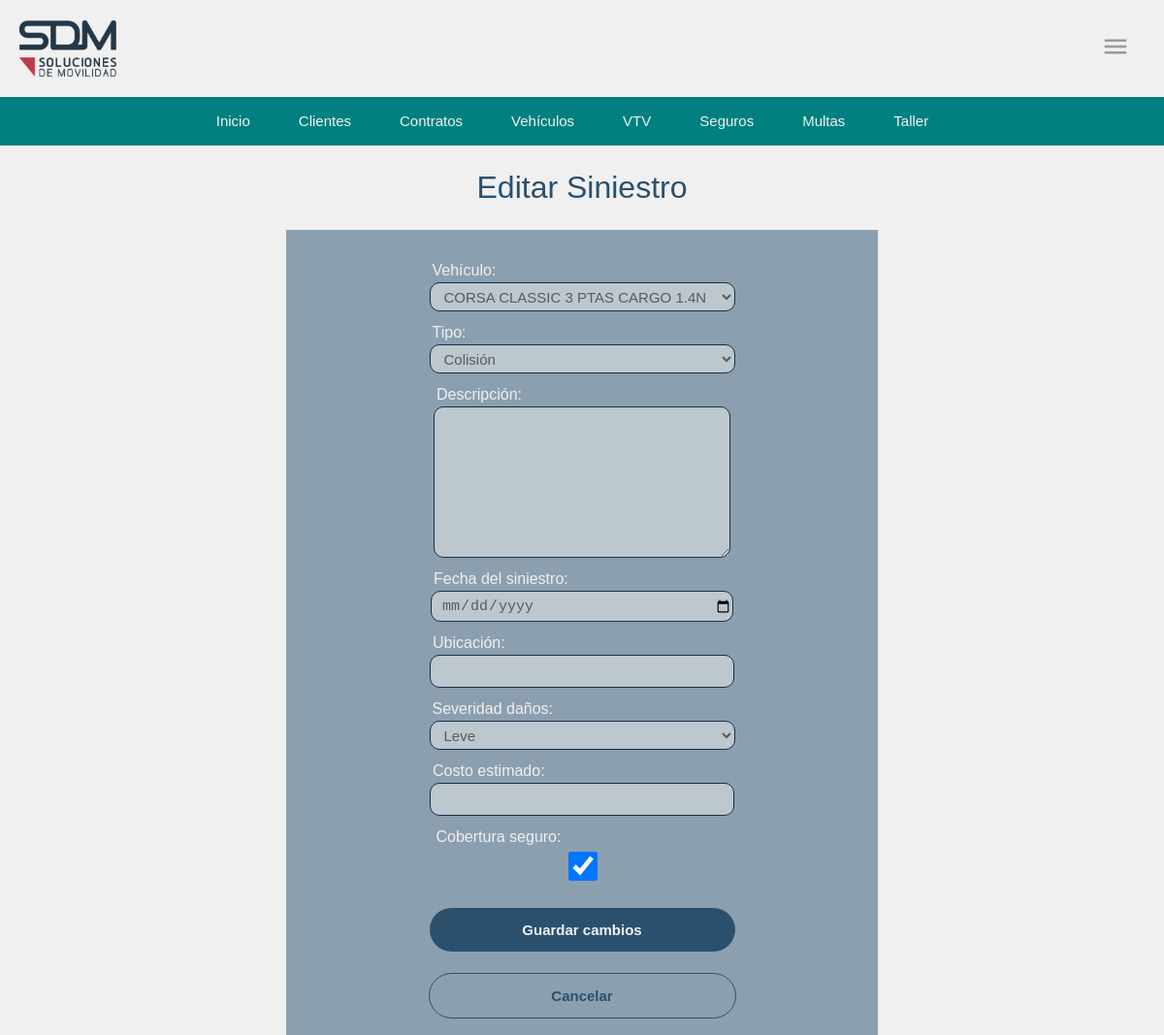
Screenshot of /operacion/siniestro/editar/13/ (signed in) with the database file from the repository.
### operacion/models.py (models this page shows, shortened)
class Siniestro(models.Model):
    vehiculo = models.ForeignKey(Automovil, on_delete=models.CASCADE, related_name="siniestros", verbose_name="Vehículo")
    tipo = models.ForeignKey(TipoSiniestro, on_delete=models.CASCADE, related_name="siniestros")
    descripcion = models.TextField(blank=True, null=True, verbose_name="Descripción")
    fecha = models.DateField(blank=False, null=False, verbose_name="Fecha del siniestro")
    ubicacion = models.CharField(max_length=255, blank=True, null=True, verbose_name="Ubicación")
    severidad_daños = models.CharField(max_length=10, choices=[('leve', 'Leve'), ('moderado', 'Moderado'), ('severo', 'Severo')])
    costo_estimado = models.DecimalField(max_digits=10, decimal_places=2, null=True, blank=True)
    cobertura_seguro = models.BooleanField(default=False)

### operacion/views.py (the view)
# urls.py: path('siniestro/editar/<int:pk>/', editar_siniestro, name='editar_siniestro'),
@login_required
def editar_siniestro(request, pk):
    siniestro = get_object_or_404(Siniestro, pk=pk)
    if request.method == 'POST':
        form = SiniestroForm(request.POST, instance=siniestro)
        if form.is_valid():
            form.save()
            return redirect('listado_siniestro')  # Redirige al listado después de guardar
    else:
        form = SiniestroForm(instance=siniestro)
    return render(request, 'seguros/siniestros/editar_siniestro.html', {'form': form})

### operacion/forms.py
class SiniestroForm(forms.ModelForm):
    class Meta:
        model = Siniestro
        fields = '__all__'  # Incluye todos los campos del modelo
        widgets = {
            'fecha': forms.DateInput(
                attrs={'type': 'date', 'class': 'form-control'}
            ),        }
    def __init__(self, *args, **kwargs):
        super().__init__(*args, **kwargs)
        self.fields['vehiculo'].queryset = Automovil.objects.filter(visibilidad=True)

### operacion/models.py (called while the page is built)
    def __str__(self):
        return f"{self.nombre} - {self.marca.nombre}"

    def __str__(self):
        return f"{self.marca} ({self.patente})"

    def __str__(self):
        return self.nombre

### operacion/templates/seguros/siniestros/editar_siniestro.html (shortened to what this page needs)
{% load static %}
<!DOCTYPE html>
<html lang="es">
<head>
    <link rel="stylesheet" type="text/css" href="{% static './style_form.css' %}">
</head>
<body class="app">
    <div class="head">
        {% include 'cabecera.html' %}
        {% include 'bnav.html' %}
    </div>
    <h1>Editar Siniestro</h1>
    <form method="post">
        {{ form.as_p }}
        <button type="submit">Guardar cambios</button>
        <a href="{% url 'listado_siniestro' %}">Cancelar</a>
    </form>
</body>
</html>

### operacion/static/style_form.css (style rules this page uses)
body { margin: 0; padding: 0; }
:root { --background: rgb(240,240,240); --foreground: rgb(42, 80, 110); }
.app { display: flex; flex-direction: column; justify-content: center; align-items: center; background-color: var(--background); }
.head { position: sticky; top: 0; z-index: 99; }
h1 { color:var(--foreground); font-family: Verdana, Geneva, Tahoma, sans-serif; font-weight: lighter; margin: 25px; }
form button { margin: 20px; width: 315px; height: 45px; background-color: rgb(42, 80, 110); border-radius: 50px; border: 0px; color: rgb(240,240,240); font-size: 15px; font-family: Verdana, Geneva, Tahoma, sans-serif; font-weight: bold; }
form a { margin: 2px; width: 315px; height: 45px; border-radius: 50px; border: solid 1px rgb(42, 80, 110); color: rgb(42, 80, 110); font-size: 15px; font-family: Verdana, Geneva, Tahoma, sans-serif; font-weight: bold; text-decoration: none; text-align: center; align-content: center; }

### operacion/static/style_cabecera.css (style rules this page uses)
body { margin: 0; padding: 0; }

### operacion/static/style_bnav.css (style rules this page uses)
body { margin: 0; padding: 0; }

### rows the page displays
Siniestro: vehiculo "CORSA CLASSIC 3 PTAS CARGO 1.4N - Chevrolet (QWE789)", tipo "Colisión", severidad_daños "Leve", cobertura_seguro "☑"
